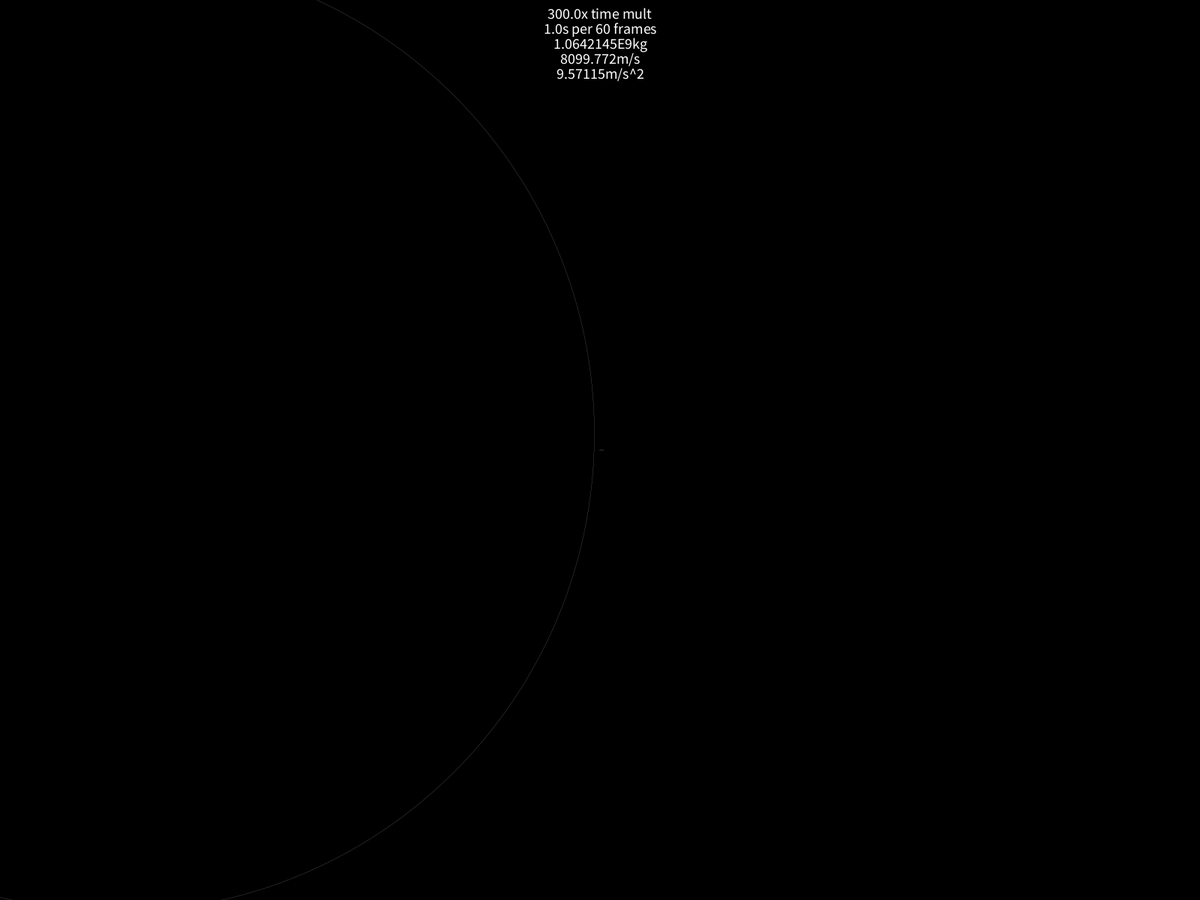
Frame 1 (no input)
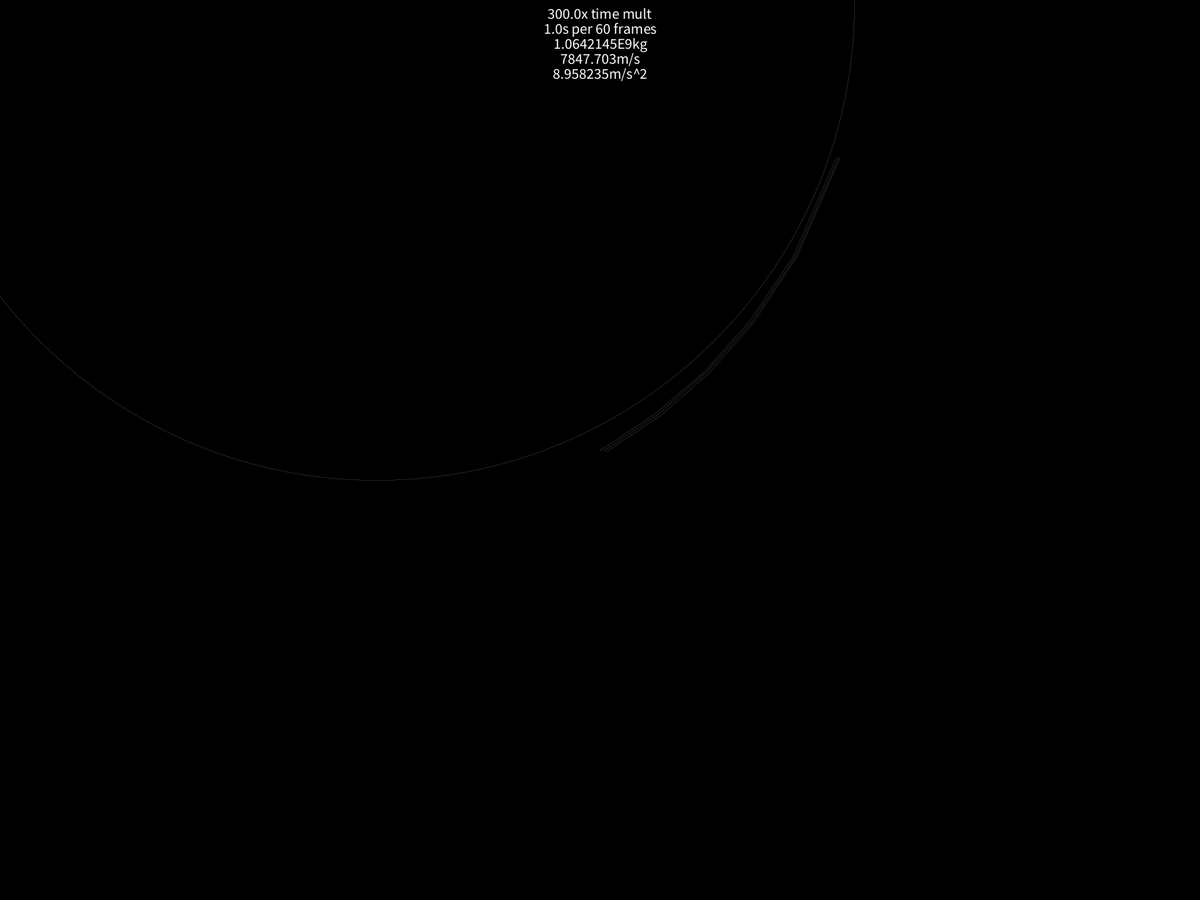
Frame 60 (the mouse pressed at the canvas centre just before this capture)
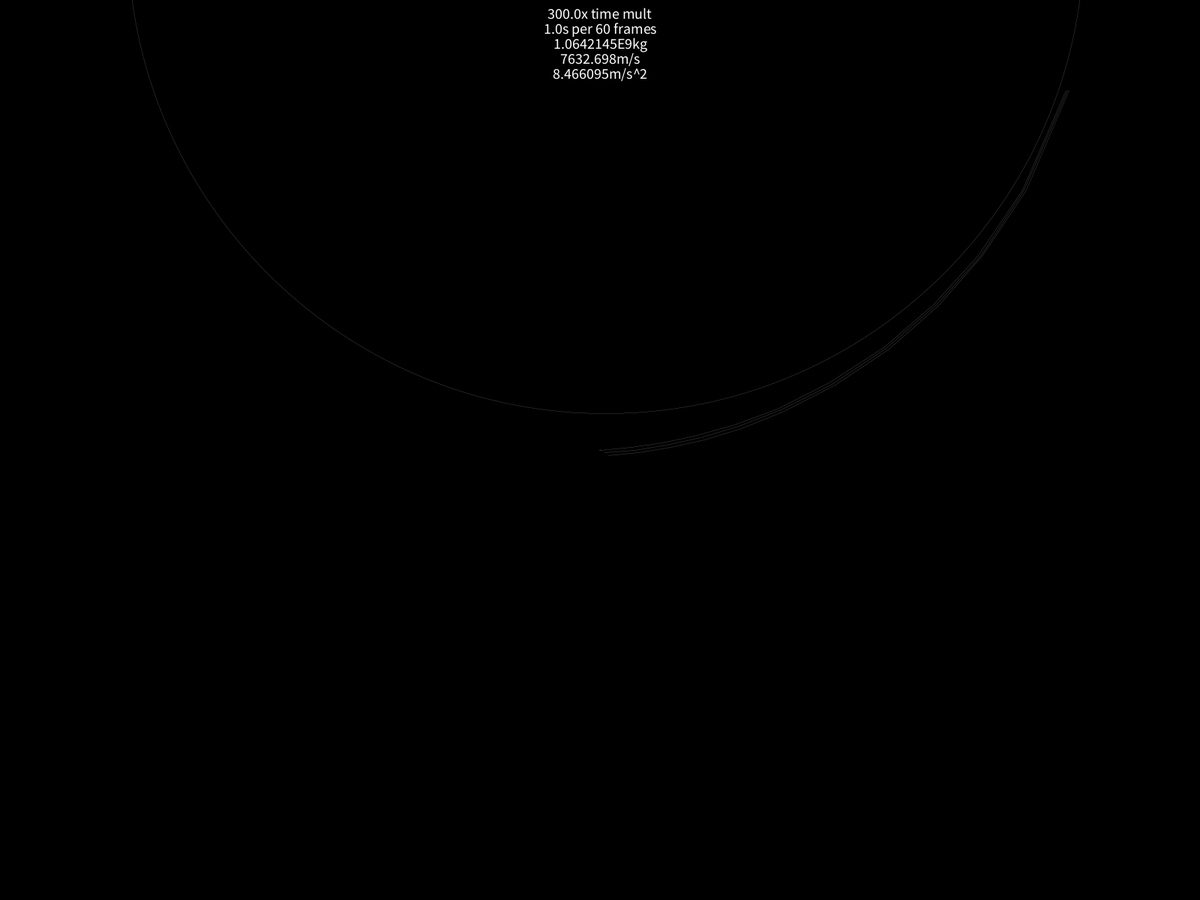
Frame 120 (the mouse held since frame 60 and released just before this capture)

The Processing sketch that drew these frames (run headless with seeded random() and noise(); from frame 60 on, the mouse is pressed at the canvas centre):

// Processing sketch: Gravity
// ── Gravity.pde

// Need to use doubles for more accuracy
// PVectors dont support double
// Would need to cast to float when showing

// Mass     - Kg
// Radius   - M
// Force    - N


// #region - Setup

// Constant variables
final double g = 0.0000000000667;         // m^3 / kg / s^2
final float aluminiumDensKGpM3 = 2710;    // kg / m^3


// Declare variables
boolean[] inputs;
boolean toSimulate;
float timeMult;
float secondsPer60;
ArrayList<Object> objects;
Object selectedObject;
PVector camCentrePos;
PVector camGotoCentrePos;
float camScale;
float camGotoScale;


void setup() {
  // Main setup
  fullScreen();
  textSize(20);
  textAlign(CENTER);
  setupVariables();
}


void setupVariables() {
  // Initialize variables
  inputs = new boolean[600];
  toSimulate = true;
  timeMult = 300;
  secondsPer60 = 1;
  objects = new ArrayList<Object>();
  selectedObject = null;
  camCentrePos = new PVector(0, 0);
  camGotoCentrePos = new PVector(0, 0);
  camScale = 0.0001;
  camGotoScale = 0.0001;

  // Create earth
  // Centre, 6371 km radius, 5.972*10^24 kg mass
  Object earth = new Object(
    new PVector(0, 0), 6371000, 5.972 * (float)Math.pow(10, 24));
  objects.add(earth);

  // Create satellite
  // 80km from earth, 50m radius, aluminium dens mass, 8100 m/s speed
  Object satellite0 = new Object(
    new PVector(6371000 + 80000, 0), 50, sphereVolume(50) * aluminiumDensKGpM3);
  satellite0.vel.y = 8100;
  objects.add(satellite0);

  // Create satellite
  // 100km from earth, 50m radius, aluminium dens mass, 8100 m/s speed
  Object satellite1 = new Object(
    new PVector(6371000 + 100000, 0), 50, sphereVolume(50) * aluminiumDensKGpM3);
  satellite1.vel.y = 8100;
  objects.add(satellite1);

  // Create satellite
  // 120km from earth, 50m radius, aluminium dens mass, 8100 m/s speed
  Object satellite2 = new Object(
    new PVector(6371000 + 120000, 0), 50, sphereVolume(50) * aluminiumDensKGpM3);
  satellite2.vel.y = 8100;
  objects.add(satellite2);

  // Create moon
  // Centre 384400km from earth, 1737.1 km radius, 7.3477*10^22 kg mass,
  Object moon = new Object(
    new PVector(6371000 + 384400000 + 1737100, 0), 1737100, 7.3477 * (float)Math.pow(10, 22));
  moon.vel.y = 1018.83;
  objects.add(moon);

  // Select satellite
  select(objects.get(1));
}

// #endregion


// #region - Main

void draw() {
  background(0);


  // Update objects
  if (toSimulate) {
    for (int i = 0; i < timeMult; i++) {
      for (Object object : objects)
        object.movement(secondsPer60 / frameRate);
    }
  }

  // Update camera
  if (selectedObject != null) {
    camGotoCentrePos = selectedObject.pos.copy();
    camCentrePos = camGotoCentrePos.copy();
  } else camCentrePos
    .add(camGotoCentrePos.copy()
    .sub(camCentrePos).mult(0.1));
  camScale += (camGotoScale - camScale) * 0.1;


  // Show information
  text(timeMult + "x time mult", width * 0.5, 25);
  text(secondsPer60 + "s per 60 frames", width * 0.5, 45);
  if (selectedObject != null) {
    text(selectedObject.mass + "kg", width * 0.5, 65);
    text(selectedObject.vel.mag() + "m/s", width * 0.5, 85);
    text(selectedObject.acc.mag() + "m/s^2", width * 0.5, 105);
  }

  // Camera transformations
  translate(width * 0.5, height * 0.5);
  scale(camScale);
  translate(-camCentrePos.x, -camCentrePos.y);

  // Show objects
  for (Object object : objects)
    object.show();
}


void select(Object object) {
  // Select an object
  selectedObject = object;
}


void focusSelectedObject() {
  // Set scale to selectedObjects size
  if (selectedObject != null) {
    camGotoScale = 0.5 * (min(width, height)) / (selectedObject.radius * 2);
    camScale = camGotoScale;
  }
}


PVector getMousePos() {
  // Returns a mouse pos on screen
  return new PVector(mouseX, mouseY);
}


PVector convertToWorld(PVector vec) {
  // Convert screen vector to world
  return new PVector(
    (vec.x - width * 0.5) / camScale + camCentrePos.x,
    (vec.y - height * 0.5) / camScale + camCentrePos.y
  );
}


float sphereVolume(float radius) {
  // Return the volume of a sphere with specific radius
  return (4 / 3 * PI * radius * radius * radius);
}

// #endregion


// #region - Input

void keyPressed() {
  inputs[keyCode] = true;

  // pause / start time
  if (keyCode == 32)
    toSimulate = !toSimulate;

  // Select a specific object
  else if (keyCode >= 49 && keyCode <= 57) {
    int num = keyCode - 49;
    if (selectedObject != null && num == objects.indexOf(selectedObject))
      focusSelectedObject();
    else if (objects.size() > num)
      select(objects.get(num));
  }

  // Change time mult
  if (inputs[16]) {
    if (keyCode == 37) secondsPer60 = max(secondsPer60  / 2, 1);
    else if (keyCode == 38) secondsPer60 = secondsPer60 + 1;
    else if (keyCode == 39) secondsPer60 = secondsPer60 * 2;
    else if (keyCode == 40) secondsPer60 = max(secondsPer60 - 1, 1);
  } else {
    if (keyCode == 37) timeMult = max(timeMult  / 2, 1);
    else if (keyCode == 38) timeMult = timeMult + 1;
    else if (keyCode == 39) timeMult = timeMult * 2;
    else if (keyCode == 40) timeMult = max(timeMult - 1, 1);
  }
}


void mouseClicked() {
  // Check if clicked on object
  if (mouseButton == LEFT) {
    PVector mousePos = convertToWorld(getMousePos());
    boolean found = false;
    for (Object object : objects) {
      if (dist(object.pos.x, object.pos.y, mousePos.x, mousePos.y) < object.radius) {
        found = true;
        select(object);
        break;
      }
    }
    if (!found) selectedObject = null;
  }
}


void keyReleased() {
  inputs[keyCode] = false;
}


void mouseDragged() {
  // Drag camera
  selectedObject = null;
  camGotoCentrePos.add(new PVector(
    (pmouseX - mouseX) / camGotoScale,
    (pmouseY - mouseY) / camGotoScale
  ));
}


void mouseWheel(MouseEvent e) {
  // Zoom based on mouse wheel
  camGotoScale *= 1 - e.getCount() * 0.1;
}

// #endregion


// #region - Class

class Object {

  // #region - Setup

  // Declare variables
  ArrayList<PVector> path;
  PVector pos;
  PVector vel;
  PVector acc;
  float radius;
  float mass;


  Object(PVector pos_, float radius_, float mass_) {
    // Initialize variables
    path = new ArrayList<PVector>();
    pos = pos_;
    vel = new PVector(0, 0);
    acc = new PVector(0, 0);
    radius = radius_;
    mass = mass_;
  }

  // #endregion


  // #region - Main

  void movement(float dt) {
    acc.mult(0);

    // Gravity
    for (Object object : objects) {
      if (object != this) {

        // Apply force
        float dst = dist(pos.x, pos.y, object.pos.x, object.pos.y);
        double forceMag = (g * mass * object.mass) / (dst * dst);
        PVector force = object.pos.copy() .sub(pos) .normalize() .mult((float)forceMag);
        applyForce(force);
      }
    }

    // Main kinematic movement
    vel.add(acc.copy().mult(dt));
    pos.add(vel.copy().mult(dt));
  }


  void show() {
    // Show the body as a circle with radius
    stroke(255);
    noFill();
    ellipse(pos.x, pos.y, radius * 2, radius * 2);

    // Update path
    if (frameCount % 10 == 0)
      path.add(pos.copy());
    if (path.size() > 50)
      path.remove(0);

    // Show path
    beginShape();
    for (PVector point : path)
      vertex(point.x, point.y);
    vertex(pos.x, pos.y);
    endShape();
  }


  void applyForce(PVector force) {
    // a = f / m, apply acceleration
    PVector accChange = force.div(mass);
    acc.add(accChange);
  }

  // #endregion
}

// #endregion
